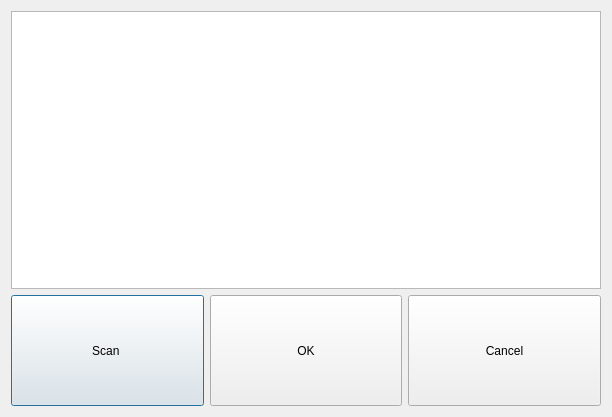
<?xml version="1.0" encoding="UTF-8"?>
<ui version="4.0">
 <class>BluetoothDialog</class>
 <widget class="QDialog" name="BluetoothDialog">
  <property name="geometry">
   <rect>
    <x>0</x>
    <y>0</y>
    <width>612</width>
    <height>417</height>
   </rect>
  </property>
  <property name="windowTitle">
   <string>Dialog</string>
  </property>
  <layout class="QGridLayout" name="gridLayout">
   <item row="0" column="0" colspan="3">
    <widget class="QListWidget" name="listViewBluetoothDevices"/>
   </item>
   <item row="1" column="0">
    <widget class="QPushButton" name="pushButtonScan">
     <property name="minimumSize">
      <size>
       <width>191</width>
       <height>111</height>
      </size>
     </property>
     <property name="text">
      <string>Scan </string>
     </property>
    </widget>
   </item>
   <item row="1" column="1">
    <widget class="QPushButton" name="pushButtonOk">
     <property name="minimumSize">
      <size>
       <width>191</width>
       <height>111</height>
      </size>
     </property>
     <property name="text">
      <string>OK</string>
     </property>
    </widget>
   </item>
   <item row="1" column="2">
    <widget class="QPushButton" name="pushButtonCancel">
     <property name="minimumSize">
      <size>
       <width>191</width>
       <height>111</height>
      </size>
     </property>
     <property name="text">
      <string>Cancel</string>
     </property>
    </widget>
   </item>
  </layout>
 </widget>
 <resources/>
 <connections/>
</ui>
